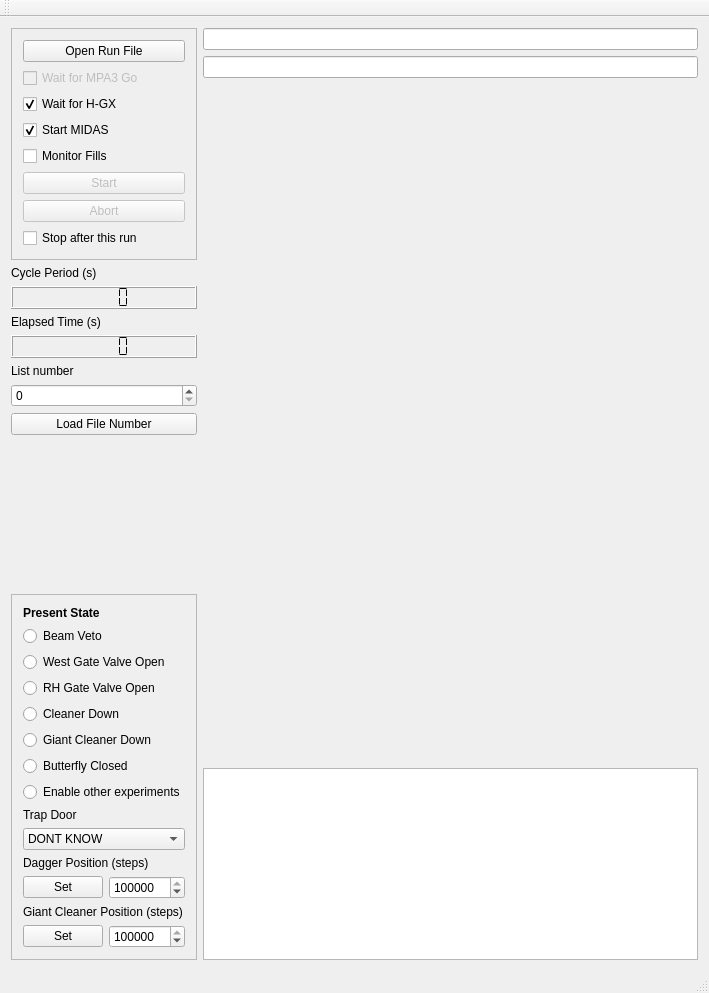
<?xml version="1.0" encoding="UTF-8"?>
<ui version="4.0">
 <class>ControlGUI</class>
 <widget class="QMainWindow" name="ControlGUI">
  <property name="geometry">
   <rect>
    <x>0</x>
    <y>0</y>
    <width>709</width>
    <height>993</height>
   </rect>
  </property>
  <property name="sizePolicy">
   <sizepolicy hsizetype="Preferred" vsizetype="Fixed">
    <horstretch>0</horstretch>
    <verstretch>0</verstretch>
   </sizepolicy>
  </property>
  <property name="windowTitle">
   <string>ControlGUI</string>
  </property>
  <widget class="QWidget" name="centralWidget">
   <layout class="QGridLayout" name="gridLayout">
    <item row="0" column="0">
     <layout class="QVBoxLayout" name="verticalLayout_9">
      <item>
       <widget class="QFrame" name="frame_2">
        <property name="sizePolicy">
         <sizepolicy hsizetype="Preferred" vsizetype="Maximum">
          <horstretch>0</horstretch>
          <verstretch>0</verstretch>
         </sizepolicy>
        </property>
        <property name="frameShape">
         <enum>QFrame::StyledPanel</enum>
        </property>
        <property name="frameShadow">
         <enum>QFrame::Raised</enum>
        </property>
        <layout class="QVBoxLayout" name="verticalLayout_3">
         <item>
          <widget class="QPushButton" name="openFileButton">
           <property name="text">
            <string>Open Run File</string>
           </property>
          </widget>
         </item>
         <item>
          <widget class="QCheckBox" name="waitForGoCheckbox">
           <property name="enabled">
            <bool>false</bool>
           </property>
           <property name="text">
            <string>Wait for MPA3 Go</string>
           </property>
           <property name="checked">
            <bool>false</bool>
           </property>
          </widget>
         </item>
         <item>
          <widget class="QCheckBox" name="waitForHmGXCheckBox">
           <property name="enabled">
            <bool>true</bool>
           </property>
           <property name="text">
            <string>Wait for H-GX</string>
           </property>
           <property name="checked">
            <bool>true</bool>
           </property>
          </widget>
         </item>
         <item>
          <widget class="QCheckBox" name="startMidasCheckbox">
           <property name="enabled">
            <bool>true</bool>
           </property>
           <property name="text">
            <string>Start MIDAS</string>
           </property>
           <property name="checked">
            <bool>true</bool>
           </property>
          </widget>
         </item>
         <item>
          <widget class="QCheckBox" name="fillCheckCheckbox">
           <property name="text">
            <string>Monitor Fills</string>
           </property>
           <property name="checked">
            <bool>false</bool>
           </property>
          </widget>
         </item>
         <item>
          <widget class="QPushButton" name="startButton">
           <property name="enabled">
            <bool>false</bool>
           </property>
           <property name="text">
            <string>Start</string>
           </property>
          </widget>
         </item>
         <item>
          <widget class="QPushButton" name="abortButton">
           <property name="enabled">
            <bool>false</bool>
           </property>
           <property name="text">
            <string>Abort</string>
           </property>
          </widget>
         </item>
         <item>
          <widget class="QCheckBox" name="stopAfterThisRunCheckBox">
           <property name="text">
            <string>Stop after this run</string>
           </property>
          </widget>
         </item>
        </layout>
       </widget>
      </item>
      <item>
       <layout class="QVBoxLayout" name="verticalLayout_8">
        <item>
         <widget class="QLabel" name="label_7">
          <property name="text">
           <string>Cycle Period (s)</string>
          </property>
         </widget>
        </item>
        <item>
         <widget class="QLCDNumber" name="cyclePeriodLCD">
          <property name="segmentStyle">
           <enum>QLCDNumber::Flat</enum>
          </property>
         </widget>
        </item>
       </layout>
      </item>
      <item>
       <layout class="QVBoxLayout" name="verticalLayout_7">
        <item>
         <widget class="QLabel" name="label_6">
          <property name="text">
           <string>Elapsed Time (s)</string>
          </property>
         </widget>
        </item>
        <item>
         <widget class="QLCDNumber" name="elapsedTimeLCD">
          <property name="font">
           <font>
            <pointsize>13</pointsize>
            <weight>50</weight>
            <bold>false</bold>
           </font>
          </property>
          <property name="styleSheet">
           <string notr="true"/>
          </property>
          <property name="lineWidth">
           <number>1</number>
          </property>
          <property name="smallDecimalPoint">
           <bool>false</bool>
          </property>
          <property name="segmentStyle">
           <enum>QLCDNumber::Flat</enum>
          </property>
         </widget>
        </item>
       </layout>
      </item>
      <item>
       <widget class="QLabel" name="label_2">
        <property name="text">
         <string>List number</string>
        </property>
       </widget>
      </item>
      <item>
       <widget class="QSpinBox" name="listnumber_spinbox"/>
      </item>
      <item>
       <widget class="QPushButton" name="loadfileNumber_button">
        <property name="text">
         <string>Load File Number</string>
        </property>
       </widget>
      </item>
      <item>
       <spacer name="verticalSpacer">
        <property name="orientation">
         <enum>Qt::Vertical</enum>
        </property>
        <property name="sizeHint" stdset="0">
         <size>
          <width>20</width>
          <height>40</height>
         </size>
        </property>
       </spacer>
      </item>
      <item>
       <widget class="QFrame" name="frame">
        <property name="sizePolicy">
         <sizepolicy hsizetype="Preferred" vsizetype="Maximum">
          <horstretch>0</horstretch>
          <verstretch>0</verstretch>
         </sizepolicy>
        </property>
        <property name="frameShape">
         <enum>QFrame::StyledPanel</enum>
        </property>
        <property name="frameShadow">
         <enum>QFrame::Raised</enum>
        </property>
        <layout class="QVBoxLayout" name="verticalLayout_5">
         <item>
          <widget class="QLabel" name="label_5">
           <property name="font">
            <font>
             <weight>75</weight>
             <bold>true</bold>
            </font>
           </property>
           <property name="text">
            <string>Present State</string>
           </property>
          </widget>
         </item>
         <item>
          <widget class="QRadioButton" name="beamEnableRadio">
           <property name="text">
            <string>Beam Veto</string>
           </property>
           <property name="autoExclusive">
            <bool>false</bool>
           </property>
          </widget>
         </item>
         <item>
          <widget class="QRadioButton" name="westGateValveRadio">
           <property name="text">
            <string>West Gate Valve Open</string>
           </property>
           <property name="autoExclusive">
            <bool>false</bool>
           </property>
          </widget>
         </item>
         <item>
          <widget class="QRadioButton" name="roundhouseGateValveRadio">
           <property name="text">
            <string>RH Gate Valve Open</string>
           </property>
          </widget>
         </item>
         <item>
          <widget class="QRadioButton" name="cleanerRadio">
           <property name="text">
            <string>Cleaner Down</string>
           </property>
           <property name="autoExclusive">
            <bool>false</bool>
           </property>
          </widget>
         </item>
         <item>
          <widget class="QRadioButton" name="giantCleanerRadio">
           <property name="enabled">
            <bool>true</bool>
           </property>
           <property name="text">
            <string>Giant Cleaner Down</string>
           </property>
           <property name="autoExclusive">
            <bool>false</bool>
           </property>
          </widget>
         </item>
         <item>
          <widget class="QRadioButton" name="butterflyRadio">
           <property name="text">
            <string>Butterfly Closed</string>
           </property>
           <property name="autoExclusive">
            <bool>false</bool>
           </property>
          </widget>
         </item>
         <item>
          <widget class="QRadioButton" name="nEDMGVButton">
           <property name="text">
            <string>Enable other experiments</string>
           </property>
           <property name="autoExclusive">
            <bool>false</bool>
           </property>
          </widget>
         </item>
         <item>
          <layout class="QVBoxLayout" name="verticalLayout_4">
           <item>
            <widget class="QLabel" name="label">
             <property name="text">
              <string>Trap Door</string>
             </property>
            </widget>
           </item>
           <item>
            <widget class="QComboBox" name="trapdoorComboBox">
             <property name="editable">
              <bool>false</bool>
             </property>
             <item>
              <property name="text">
               <string>DONT KNOW</string>
              </property>
             </item>
             <item>
              <property name="text">
               <string>FILL</string>
              </property>
             </item>
             <item>
              <property name="text">
               <string>HOLD</string>
              </property>
             </item>
             <item>
              <property name="text">
               <string>DUMP</string>
              </property>
             </item>
             <item>
              <property name="text">
               <string>UP</string>
              </property>
             </item>
            </widget>
           </item>
          </layout>
         </item>
         <item>
          <layout class="QVBoxLayout" name="verticalLayout">
           <item>
            <widget class="QLabel" name="label_8">
             <property name="text">
              <string>Dagger Position (steps)</string>
             </property>
            </widget>
           </item>
           <item>
            <layout class="QHBoxLayout" name="horizontalLayout">
             <item>
              <widget class="QPushButton" name="daggerPushButton">
               <property name="text">
                <string>Set</string>
               </property>
              </widget>
             </item>
             <item>
              <widget class="QDoubleSpinBox" name="daggerSpinBox">
               <property name="decimals">
                <number>0</number>
               </property>
               <property name="maximum">
                <double>1000000.000000000000000</double>
               </property>
               <property name="singleStep">
                <double>100.000000000000000</double>
               </property>
               <property name="value">
                <double>400000.000000000000000</double>
               </property>
              </widget>
             </item>
            </layout>
           </item>
          </layout>
         </item>
         <item>
          <layout class="QVBoxLayout" name="verticalLayout_6">
           <item>
            <widget class="QLabel" name="label_9">
             <property name="text">
              <string>Giant Cleaner Position (steps)</string>
             </property>
            </widget>
           </item>
           <item>
            <layout class="QHBoxLayout" name="horizontalLayout_2">
             <item>
              <widget class="QPushButton" name="giantCleanerPushButton">
               <property name="text">
                <string>Set</string>
               </property>
              </widget>
             </item>
             <item>
              <widget class="QDoubleSpinBox" name="giantCleanerSpinBox">
               <property name="decimals">
                <number>0</number>
               </property>
               <property name="maximum">
                <double>20000000.000000000000000</double>
               </property>
               <property name="singleStep">
                <double>10000.000000000000000</double>
               </property>
               <property name="value">
                <double>400000.000000000000000</double>
               </property>
              </widget>
             </item>
            </layout>
           </item>
          </layout>
         </item>
        </layout>
       </widget>
      </item>
     </layout>
    </item>
    <item row="0" column="1">
     <layout class="QVBoxLayout" name="verticalLayout_2" stretch="0,0,1,0">
      <item>
       <widget class="QLineEdit" name="filenameLineEdit"/>
      </item>
      <item>
       <widget class="QLineEdit" name="commentLineEdit">
        <property name="readOnly">
         <bool>false</bool>
        </property>
       </widget>
      </item>
      <item>
       <widget class="QCustomPlot" name="plot" native="true">
        <property name="sizePolicy">
         <sizepolicy hsizetype="Expanding" vsizetype="Preferred">
          <horstretch>0</horstretch>
          <verstretch>0</verstretch>
         </sizepolicy>
        </property>
       </widget>
      </item>
      <item>
       <widget class="QTextBrowser" name="textBrowser">
        <property name="sizePolicy">
         <sizepolicy hsizetype="Expanding" vsizetype="Preferred">
          <horstretch>0</horstretch>
          <verstretch>0</verstretch>
         </sizepolicy>
        </property>
       </widget>
      </item>
     </layout>
    </item>
   </layout>
  </widget>
  <widget class="QMenuBar" name="menuBar">
   <property name="geometry">
    <rect>
     <x>0</x>
     <y>0</y>
     <width>709</width>
     <height>22</height>
    </rect>
   </property>
  </widget>
  <widget class="QToolBar" name="mainToolBar">
   <attribute name="toolBarArea">
    <enum>TopToolBarArea</enum>
   </attribute>
   <attribute name="toolBarBreak">
    <bool>false</bool>
   </attribute>
  </widget>
  <widget class="QStatusBar" name="statusBar"/>
 </widget>
 <layoutdefault spacing="6" margin="11"/>
 <customwidgets>
  <customwidget>
   <class>QCustomPlot</class>
   <extends>QWidget</extends>
   <header>qcustomplot.h</header>
   <container>1</container>
  </customwidget>
 </customwidgets>
 <resources/>
 <connections/>
</ui>
